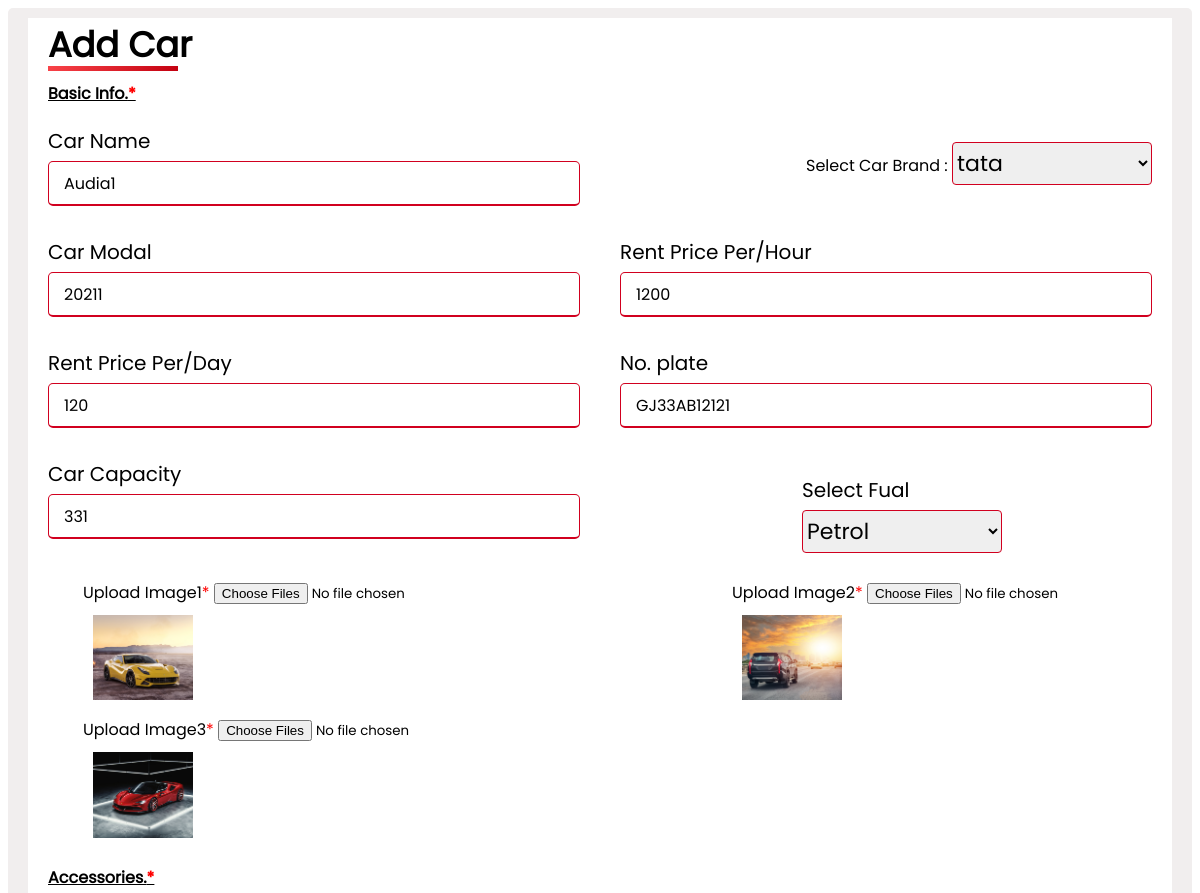
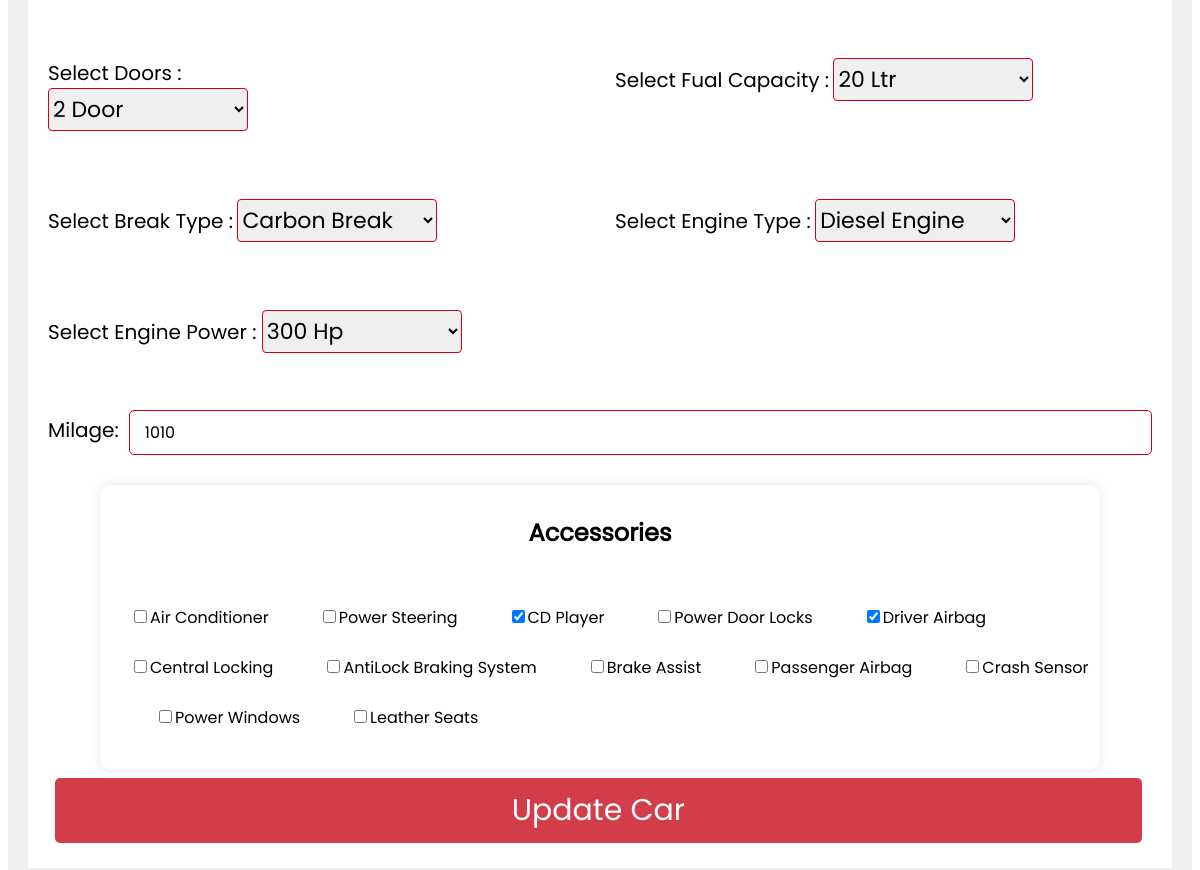
The page /admin/update.php?vid=86 on the database its author committed (2 pictures, top to bottom).
### tables this page shows
CREATE TABLE IF NOT EXISTS `car_list` (
  `vid` int NOT NULL AUTO_INCREMENT,
  `cname` varchar(255) NOT NULL,
  `modal` int NOT NULL,
  `chprice` int NOT NULL,
  `price` int NOT NULL,
  `no_plate` varchar(255) NOT NULL,
  `brand` varchar(255) NOT NULL,
  `image` varchar(255) NOT NULL,
  `seat` int NOT NULL,
  `fual` varchar(255) NOT NULL,
  `door` int NOT NULL,
  `en_power` varchar(255) NOT NULL,
  `en_type` varchar(255) NOT NULL,
  `break_type` varchar(255) NOT NULL,
  `fual_capacity` int NOT NULL,
  `mileage` int NOT NULL,
  `status` int NOT NULL,
  `accessories` varchar(255) NOT NULL,
  PRIMARY KEY (`vid`)
);

CREATE TABLE IF NOT EXISTS `brands` (
  `bid` int NOT NULL AUTO_INCREMENT,
  `bname` varchar(20) NOT NULL,
  `created_at` timestamp NOT NULL DEFAULT CURRENT_TIMESTAMP,
  `updated_at` timestamp NOT NULL DEFAULT CURRENT_TIMESTAMP,
  PRIMARY KEY (`bid`)
);

### admin/update.php (the view, shortened to what this page needs)
<?php
@include "include/config.php";
$vid = $_GET['vid'];
$sql = "select * from car_list where vid=$vid";
$exsql = mysqli_query($conn, $sql);
$result = mysqli_fetch_assoc($exsql);
$storedImages = explode(",", $result['image']);
$oldAccessories = explode(', ', $result['accessories']);
?>
<!DOCTYPE html>
<html lang="en">
<head>
    <link rel="stylesheet" href="css/add_car_style.css">
</head>
<body>
    <div class="container">
        <form action="" method="post" enctype="multipart/form-data">
            <div class="title">Add Car</div>
            <div class="bi-txt"><u><b>Basic Info.<span style="color: red;">*</span> </b></u></div>
            <div class="car_details">
                <div class="input-box">
                    <span class="details">Car Name</span>
                    <input type="text" name="car_name" id="" placeholder="Enter Car Name" value="<?php echo $result['cname']; ?>">
                </div>
                <div class="select-box">
                    <span class="details">Select Car Brand :</span>
                    <select name="brand" id="brand">
                        <?php
                        $selectbrand = "SELECT * FROM brands";
                        $exselect = mysqli_query($conn, $selectbrand);
                        while ($row = mysqli_fetch_assoc($exselect)) { ?>
                            <option value="<?php echo $row['bname']; ?>"
                                <?php if ($result['brand'] == $row['bname']) echo "selected"; ?>>
                                <?php echo $row['bname']; ?>
                            </option>
                        <?php } ?>
                    </select>
                </div>
                <div class="input-box">
                    <span class="details">Car Modal</span>
                    <input type="number" name="modal" id="" placeholder="Enter Car Modal" value="<?php echo $result['modal']; ?>">
                </div>
                <div class="input-box">
                    <span class="details">Rent Price Per/Hour</span>
                    <input type="number" name="chprice" id="" placeholder="Enter Car-Rent Price" value="<?php echo $result['chprice']; ?>">
                </div>
                <div class="input-box">
                    <span class="details">Rent Price Per/Day</span>
                    <input type="number" name="rent_price" id="" placeholder="Enter Car-Rent Price" value="<?php echo $result['price']; ?>">
                </div>
                <div class="input-box">
                    <span class="details">No. plate</span>
                    <input type="text" name="num_plate" id="" placeholder="Enter Car No.Plate" value="<?php echo $result['no_plate']; ?>">
                </div>
                <div class="input-box">
                    <span class="details">Car Capacity</span>
                    <input type="number" name="capacity" id="" placeholder="Enter Car Capacity" value="<?php echo $result['seat']; ?>">
                </div>
                <div class="fual-type">
                    <span class="details">Select Fual </span>
                    <select name="fual" id="fual">
                        <option value="Petrol" <?php if ($result['fual'] == 'Petrol') {
                                                    echo "selected";
                                                } ?>>Petrol</option>
                    </select>
                </div>
                <div class="up-img">
                    Upload Image1<span style="color: red;">*</span>
                    <input type="file" name="image1[]" multiple onchange="previewImages(this, 'imagePreview1')"><br>
                    <div id="imagePreview1">
                        <?php if (!empty($storedImages[0])) { ?>
                            <img src="img/<?php echo $storedImages[0]; ?>" style="max-width:100px; margin:10px;">
                        <?php } ?>
                    </div>
                </div>
                <div class="up-img">
                    Upload Image2<span style="color: red;">*</span>
                    <input type="file" name="image2[]" multiple onchange="previewImages(this, 'imagePreview2')"><br>
                    <div id="imagePreview2">
                        <?php if (!empty($storedImages[1])) { ?>
                            <img src="img/<?php echo $storedImages[1]; ?>" style="max-width:100px; margin:10px;">
                        <?php } ?>
                    </div>
                </div>
                <div class="up-img">
                    Upload Image3<span style="color: red;">*</span>
                    <input type="file" name="image3[]" multiple onchange="previewImages(this, 'imagePreview3')"><br>
                    <div id="imagePreview3">
                        <?php if (!empty($storedImages[2])) { ?>
                            <img src="img/<?php echo $storedImages[2]; ?>" style="max-width:100px; margin:10px;">
                        <?php } ?>
                    </div>
                </div>
            </div>
            <div class="bi-txt"><u><b>Accessories.<span style="color: red;">*</span> </b></u></div>
            <div class="accessories">
                <div class="select-box">
                    <span class="details">Select Doors :</span><br>
                    <select name="door" id="door">
                        <option value="2" <?php if ($result['door'] == '2') {
                                                echo "selected";
                                            } ?>>2 Door</option>
                    </select>
                </div>
                <div class="select-box">
                    <span class="details">Select Fual Capacity :</span>
                    <select name="fual-tank" id="fual-tank">
                        <option value="20" <?php if ($result['fual_capacity'] == '20') {
                                                echo "selected";
                                            } ?>>20 Ltr</option>
                    </select>
                </div>
                <div class="select-box">
                    <span class="details">Select Break Type :</span>
                    <select name="break" id="break">
                        <option value="Carbon break" <?php if ($result['break_type'] == 'Carbon break') {
                                                            echo "selected";
                                                        } ?>>Carbon Break</option>
                    </select>
                </div>
                <div class="select-box">
                    <span class="details">Select Engine Type :</span>
                    <select name="engine" id="engine">
                        <option value="Diesel engine" <?php if ($result['en_type'] == 'Diesel engine') {
                                                            echo "selected";
                                                        } ?>>Diesel Engine</option>
                    </select>
                </div>
                <div class="select-box">
                    <span class="details">Select Engine Power : </span>
                    <select name="engine-power" id="engine-power">
                        <option value="300" <?php if ($result['en_power'] == '300') {
                                                echo "selected";
                                            } ?>> 300 Hp</option>
                    </select>
                </div>
            </div>
            <div class="mil">
                <span class="mi-de">Milage: </span>
                <input type="text" name="mile" id="mil" placeholder="Enter Car Mielage" value="<?php echo $result['mileage']; ?>">
            </div>
            <div class="container1">
        <h2>Accessories</h2>
        <div class="accessories">
        <?php
                $accessories = [
                    "Air Conditioner", "Power Steering", "CD Player", "Power Door Locks",
                    "Driver Airbag", "Central Locking", "AntiLock Braking System", "Brake Assist",
                    "Passenger Airbag", "Crash Sensor", "Power Windows", "Leather Seats"
                ];
                foreach ($accessories as $accessory) {
                    echo '<label><input type="checkbox" name="accessories[]" value="' . $accessory . '"';
                    if (in_array($accessory, $oldAccessories)) {
                        echo ' checked';
                    }
                    echo '>' . $accessory . '</label><br>';
                }
                ?>
            </div>
    </div>
            <div class="button">
                <button type="submit" name="submit" class="btn">Update Car</button>
            </div>
        </form>
    </div>
</body>
</html>

### admin/css/add_car_style.css (style rules this page uses)
* { padding: 0%; box-sizing: border-box; font-family:'pop-regular'; }
body { display: flex; height:auto; width:auto; }
.container { width: 100%; background:#f1eeee; padding-left: 20px; padding-right: 20px; padding-top: 10px; padding-bottom: 30px; border-radius: 5px; }
.container .title { margin-left: 20px; font-size: 35px; font-weight: bold; position: relative; }
.container .title::before { content: ""; position: absolute; left: 0px; bottom: 0px; height: 5px; width: 130px; background: linear-gradient(135deg,#f94449,#c30010); }
.container form .car_details { margin-left: 20px; margin-right: 20px; display: flex; flex-wrap: wrap; justify-content: space-between; }
form .car_details .input-box { margin-bottom: 15px; width: calc(100% / 2 - 20px); }
form .car_details .up-img { margin-left: 35px; }
.car_details .input-box .details { display: block; font-weight: 500; margin-bottom: 5px; font-size: 20px; }
.car_details .fual-type .details { display: block; font-weight: 500; margin-bottom: 5px; font-size: 20px; }
.accessories .select-box .details { font-weight: 500; margin-bottom: 5px; font-size: 20px; }
.car_details .input-box input { height: 45px; width: 100%; outline: none; border-radius: 5px; border: 1px solid black; padding-left: 15px; font-size: 16px; border-bottom-width: 2px; transition: all 0.3s ease; }
.car_details .input-box input:focus, .mil input:focus, .car_details .input-box input:valid { border-color:#d1001f; }
#door,#fual,#fual-tank,#break,#engine,#engine-power,#brand { margin-bottom: 27px; text-align: left; font-size: 22px; width: 200px; border-radius: 4px; height: 43px; border: 1px solid #d1001f; }
#mil { border: 1px solid #d1001f; }
.fual-type { margin-right: 150px; }
form .btn { width: 95%; outline: none; border: none; font-size: 30px; font-weight: 500; color: #fff; background:#d23d49; border-radius: 5px; margin-left: 27px; margin-bottom: 25px; }
form .accessories { display: flex; flex-wrap: wrap; padding-top: 25px; margin-left: 20px; }
form .accessories .select-box { width: calc(100% / 2 - 20px); }
form .mil { display:flex; margin-left: 20px; margin-right: 20px; }
.mil .mi-de { margin-top: 5px; font-size: 20px; }
form .mil input { height: 45px; width: 100%; outline: none; border-radius: 5px; border: 1px solid black; padding-left: 15px; font-size: 16px; border-bottom-width: 2px; transition: all 0.3s ease; margin-left: 10px; margin-bottom: 22px; }
.bi-txt { padding-top: 10px; margin-left: 20px; margin-bottom: 20px; }
form { width: auto; background-color: white; }
.container1 { max-width: 1000px; margin: 8px auto; padding: 10px; background-color: white; border-radius: 10px; box-shadow: 0 0 10px rgba(0, 0, 0, 0.1); }
h2 { text-align: center; margin-bottom: 30px; }
.accessories { display: grid; grid-template-columns: repeat(auto-fit, minmax(150px, 1fr)); gap: 25px; margin-bottom: 30px; }
.btn { padding: 10px 20px; font-size: 14px; cursor: pointer; border: none; border-radius: 5px; }

### rows shown on the page
car_list: car_name "Audia1", brand "tata", modal "20211", chprice "1200", rent_price "120", num_plate "GJ33AB12121", capacity "331", fual "Petrol", door "2 Door", fual-tank "20 Ltr", break "Carbon Break", engine "Diesel Engine", engine-power "300 Hp", mile "1010", accessories "☑"

### other values the page prints
$accessory "Air Conditioner"
$accessory "Power Steering"
$accessory "CD Player"
$accessory "Power Door Locks"
$accessory "Driver Airbag"
$accessory "Central Locking"
$accessory "AntiLock Braking System"
$accessory "Brake Assist"
$accessory "Passenger Airbag"
$accessory "Crash Sensor"
$accessory "Power Windows"
$accessory "Leather Seats"
